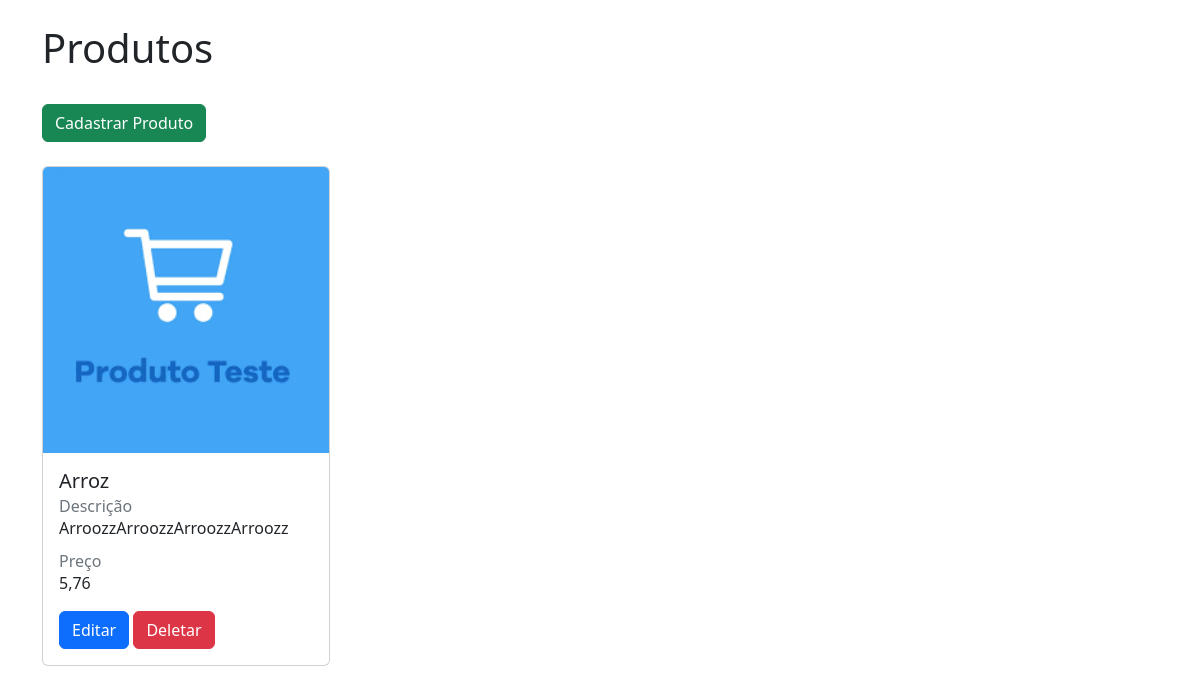
The app's page /produtos/, older data.
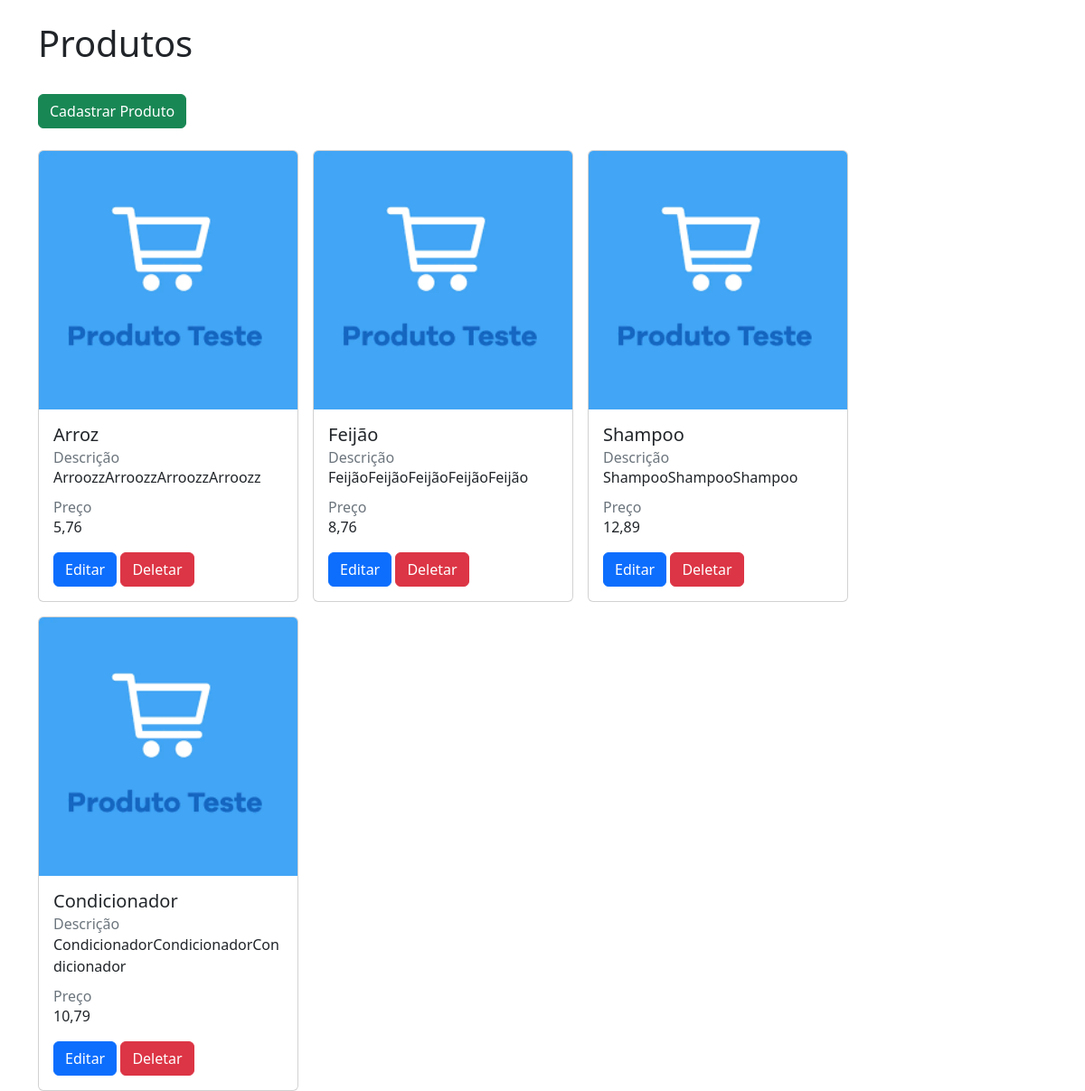
The same page, newer data.
### crm/models.py (models this page shows, shortened)
class Produto(models.Model):
    nome = models.CharField(max_length=50)
    descricao = models.TextField()
    preco = models.DecimalField(max_digits=10, decimal_places=2)
    qtd_estoque = models.IntegerField()
    ativo = models.BooleanField()
    data_criacao = models.DateTimeField(auto_now_add=True)
    data_atualizacao = models.DateTimeField(auto_now=True)

### crm/views.py (the view)
# urls.py: path('', views.view_produtos, name="view_produtos"),
def view_produtos(request):
    if request.method == 'GET':
        produtos = Produto.objects.all()
        return render(request, 'view_produtos.html', {'produtos': produtos})

### crm/templates/view_produtos.html (shortened to what this page needs)
{% extends "base.html" %}
{% load static %}
{% block 'body' %}
    <div class="container">
        <br>
        <h1>Produtos</h1>
        <br>
        <a href="{% url "cadastro_produto" %}" class="btn btn-success">Cadastrar Produto</a>
        <br>
        <br>
        <div class="d-flex flex-wrap gap-3">
            {% for produto in produtos %}
                <div class="card" style="width: 18rem;">
                    <img src="{% static 'img/card-default.png' %}" class="card-img-top" alt="imagem de produto">
                    <div class="card-body">
                        <h5 class="card-title">{{produto.nome}}</h5>
                        <h6 class="card-subtitle text-muted">Descrição</h6>
                        <p class="card-text">{{produto.descricao}}</p>
                        <h6 class="card-subtitle text-muted">Preço</h6>
                        <p class="card-text">{{produto.preco}}</p>
                        <a href="{% url "editar_produto" produto.id %}" class="btn btn-primary">Editar</a>
                        <a href="{% url "deletar_produto" produto.id %}" class="btn btn-danger">Deletar</a>
                    </div>
                </div>
            {% endfor %}
        </div>
    </div>
{% endblock 'body' %}

Row changes from the older to the newer data that the page shows:
added Produto: nome "Feijão", descricao "FeijãoFeijãoFeijãoFeijãoFeijão", preco "8,76"
added Produto: nome "Shampoo", descricao "ShampooShampooShampoo", preco "12,89"
added Produto: nome "Condicionador", descricao "CondicionadorCondicionadorCondicionador", preco "10,79"
